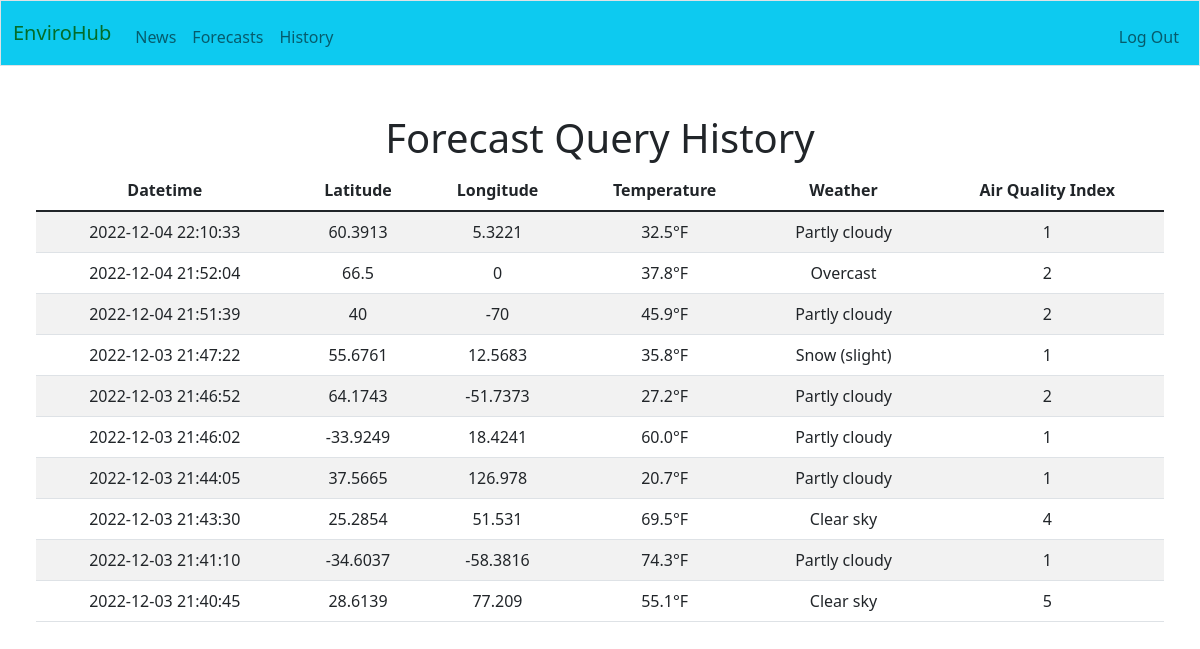
/history (signed in), run on an earlier commit of the app's database.
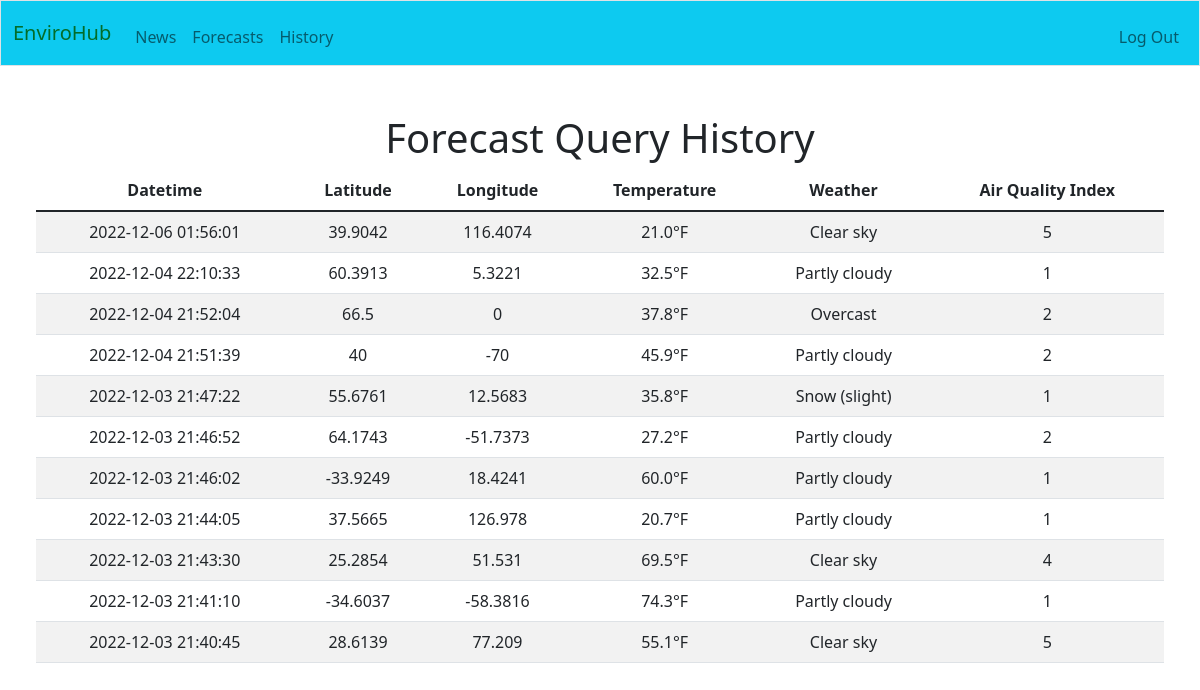
And on a later commit of the database.
### tables this page shows
CREATE TABLE fc_history (
    user_id INTEGER,
    datetime TIMESTAMP NOT NULL DEFAULT CURRENT_TIMESTAMP,
    lat NUMERIC NOT NULL,
    lon NUMERIC NOT NULL,
    temp NUMERIC NOT NULL,
    weather TEXT NOT NULL,
    aqi INTEGER NOT NULL,
    FOREIGN KEY(user_id) REFERENCES users(id)
);

### app.py (the view)
@app.route("/history", methods=["GET"])
@login_required
def history():
    user_id = session.get("user_id")
    conn = get_db_connection()
    cur = conn.cursor()
    fc_history = cur.execute("SELECT datetime, lat, lon, temp, weather, aqi FROM fc_history WHERE user_id = ? ORDER BY datetime DESC", (user_id,)).fetchall()
    conn.commit()
    conn.close()
    return render_template('history.html', data=fc_history)

### app.py (called while the page is built)
def get_db_connection():
    conn = sqlite3.connect('envirohub.db')
    conn.row_factory = sqlite3.Row
    return conn

### config.py (called while the page is built)
def login_required(f):
    @wraps(f)
    def decorated_function(*args, **kwargs):
        if session.get("user_id") is None:
            return redirect("/login")
        return f(*args, **kwargs)
    return decorated_function

### templates/history.html (shortened to what this page needs)
{% extends "layout.html" %}
{% block main %}
    <div class="container-fluid px-4">
        <h1>Forecast Query History</h1>
        <table class="table table-striped">
            <thead>
                <tr>
                    <th scope="col">Datetime</th>
                    <th scope="col">Latitude</th>
                    <th scope="col">Longitude</th>
                    <th scope="col">Temperature</th>
                    <th scope="col">Weather</th>
                    <th scope="col">Air Quality Index</th>
                </tr>
            </thead>
            <tbody>
                {% for row in data %}
                <tr>
                    <td>{{ row['datetime']}} </td>
                    <td>{{ row['lat']}} </td>
                    <td>{{ row['lon']}} </td>
                    <td>{{ row['temp']}} </td>
                    <td>{{ row['weather']}} </td>
                    <td>{{ row['aqi']}} </td>
                </tr>
                {% endfor %}
            </tbody>
        </table>
    </div>
{% endblock %}

### templates/layout.html (shortened to what this page needs)
<!DOCTYPE html>
<html lang="en">
    <head>
        <link href="https://cdn.jsdelivr.net/npm/bootstrap@5.1.3/dist/css/bootstrap.min.css" rel="stylesheet">
        <link href="https://cdn.jsdelivr.net/npm/simple-datatables@latest/dist/style.css" rel="stylesheet" />
        <link href="/static/styles.css" rel="stylesheet">
    </head>
    <body>
        <nav class="border navbar navbar-expand-md navbar-light bg-info">
            <div class="container-fluid">
                <a class="navbar-brand" href="/">EnviroHub</a>
                <div class="collapse navbar-collapse" id="navbar">
                    {% if session["user_id"] %}
                        <ul class="navbar-nav me-auto mt-2">
                            <li class="nav-item"><a class="nav-link" href="/news">News</a></li>
                            <li class="nav-item"><a class="nav-link" href="/forecasts">Forecasts</a></li>
                            <li class="nav-item"><a class="nav-link" href="/history">History</a></li>
                        </ul>
                        <ul class="navbar-nav ms-auto mt-2">
                            <li class="nav-item"><a class="nav-link" href="/logout">Log Out</a></li>
                        </ul>
                    {% else %}
                        <ul class="navbar-nav ms-auto mt-2">
                            <li class="nav-item"><a class="nav-link" href="/register">Register</a></li>
                            <li class="nav-item"><a class="nav-link" href="/login">Log In</a></li>
                        </ul>
                    {% endif %}
                </div>
            </div>
        </nav>
        <main class="container-fluid py-5 text-center">
            {% block main %}{% endblock %}
        </main>
    </body>
</html>

What changed in the data, as far as the page shows it:
added fc_history: datetime "2022-12-06 01:56:01", lat "39.9042", lon "116.4074", temp "21.0°F", weather "Clear sky", aqi "5"
